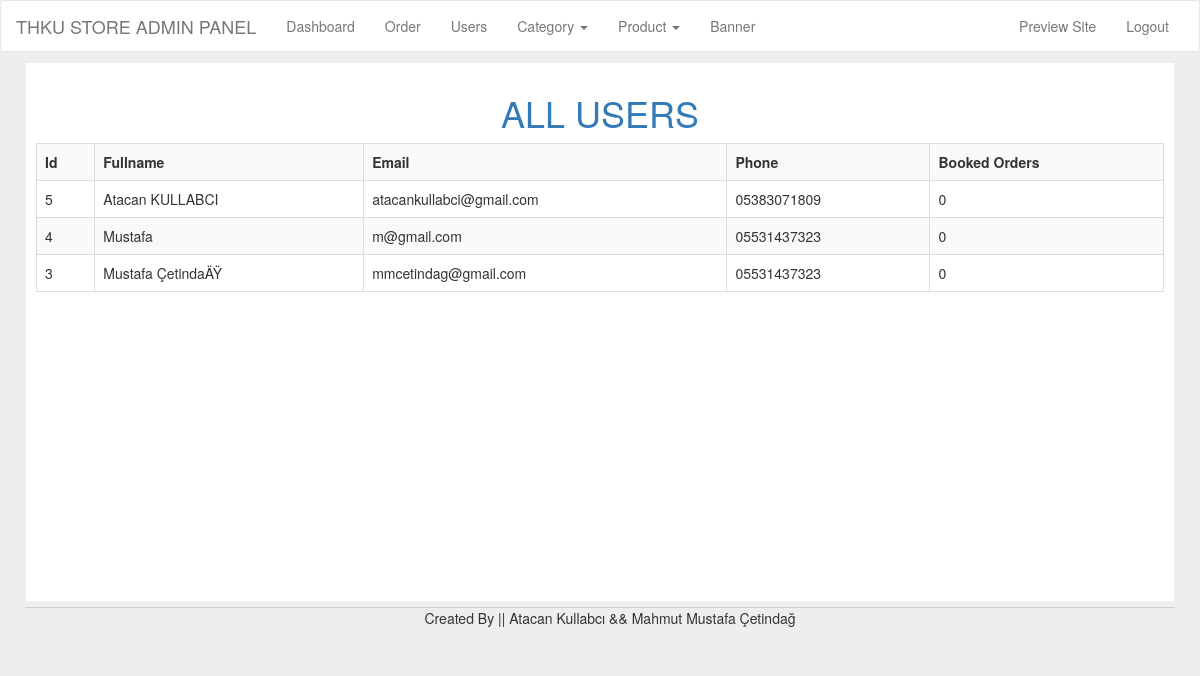
Page /admin/users.php (signed in) on the committed database.
### tables this page shows
CREATE TABLE `user` (
  `id` int(11) NOT NULL,
  `fullname` text NOT NULL,
  `email` text NOT NULL,
  `phone` text NOT NULL,
  `password` text NOT NULL
);

### classes/Db.php (called while the page is built, shortened)
<?php
	class Db{
		public static $_mysqli = null;
		private $_host = "localhost",
				$_database = "shopping",
				$_username = "root",
				$_password = "";
		public function __construct(){
			return $this->Connnect();
		}
		public function Connnect(){
			self::$_mysqli = mysqli_connect($this->_host,$this->_username,$this->_password,$this->_database);
			if(!mysqli_connect_errno()){
				return self::$_mysqli;
			}else{
				echo "Connection Failed ". mysqli_connect_error();
			}
		}
		public function Query($q){
			$v =  mysqli_query(self::$_mysqli, $q);
			return $v;
		}
		public function FetchAll($howmuch, $table, $where, $order){
			if(isset($where)){
				$q =  $this->Query("SELECT {$howmuch} FROM {$table} WHERE {$where} ORDER BY {$order}");
			}else{
				$q = $this->Query("SELECT {$howmuch} FROM {$table} ORDER BY {$order}");
			}
			$fetchArray = array();
			$i = 0;
			while($fetch = mysqli_fetch_assoc($q)){
				$fetchArray[$i] = $fetch;
				$i++;
			}
			return $fetchArray;
		}
		public function GetNum($table,$where){
			if(is_null($where) == false){
				$q = $this->Query("SELECT * FROM `{$table}` WHERE {$where}");
				$num = mysqli_num_rows($q);
			}else{
				$q = $this->Query("SELECT * FROM `{$table}`");
				$num = mysqli_num_rows($q);
			}
			return $num;
		}
	}
?>

### admin/inc/init.php (called while the page is built, shortened)
<?php
	require_once("./../classes/Db.php");
	$db = new Db();
?>

### admin/users.php (the view, shortened to what this page needs)
<?php
	require_once("inc/header.php");
	require_once("inc/navbar.php");
?>
<div class="container padding-10">
	<div id="search-container">
		<h1 class="text-center text-bs-primary text-upper">All Users</h1>
		<table class="table table-bordered table-striped">
			<th>Id</th>
			<th>Fullname</th>
			<th>Email</th>
			<th>Phone</th>
			<th>Booked Orders</th>
			<tr>
		<?php
			$users = $db->FetchAll("id,fullname,email,phone","user",null,"`id` DESC");
			foreach ($users as $key => $user) {
				$user_id = $user['id'];
				$booked_orders = $db->GetNum("buy","user_id='$user_id'");
				echo "<td>{$user['id']}</td><td>{$user['fullname']}</td><td>{$user['email']}</td><td>{$user['phone']}</td><td>{$booked_orders}</td><tr>";
			}
		?>
		</table>
	</div>
	<?php require_once("../inc/footer-nav.php"); ?>
</div>
<?php require_once("inc/footer.php"); ?>

### admin/inc/header.php (shortened to what this page needs)
<?php
	require_once("init.php");
?>
<!DOCTYPE html>
<html lang="en">
<head>
  <link rel="stylesheet" href="./../css/bootstrap.min.css">
 <link rel="stylesheet" href="https://maxcdn.bootstrapcdn.com/font-awesome/4.4.0/css/font-awesome.min.css">
 <link rel="stylesheet" type="text/css" href="../css/style.css">
  <link rel="stylesheet" type="text/css" href="../css/cart.css">
</head>
<body>

### admin/inc/navbar.php (shortened to what this page needs)
<nav class="navbar navbar-default">
    <div class="container-fluid">
        <div class="navbar-header">
            <a class="navbar-brand" href="index.php">THKU STORE ADMIN PANEL</a>
        </div>
        <div>
            <div class="collapse navbar-collapse" id="myNavbar">
                <ul class="nav navbar-nav">
					  <li><a href="index.php">Dashboard</a></li>
                    <li><a href="order.php?status=1">Order</a></li>
                    <li><a href="users.php">Users</a></li>
                    <li class="dropdown"><a class="dropdown-toggle" data-toggle="dropdown" href="category.php">Category <span class="caret"></span></a>
                    </li>
                    <li class="dropdown"><a class="dropdown-toggle" data-toggle="dropdown" href="product.php">Product <span class="caret"></span></a>
                    </li>
                    <li><a href="banner.php">Banner</a></li>
                </ul>
                <ul class="nav navbar-nav navbar-right">
                   <li><a href="/shopping/index.php">Preview Site</a></li>
                    <li><a href="logout.php">Logout</a></li>
                </ul>
            </div>
        </div>
</nav>

### inc/footer-nav.php
<footer class="footer">
    <div class="container">
        <p class="text-center">Created By || Atacan Kullabcı && Mahmut Mustafa Çetindağ</a></p>
    </div>
</footer>

### admin/inc/footer.php (shortened to what this page needs)
</body>
</html>

### css/style.css (style rules this page uses)
.text-center { text-align: center; }
.text-upper { text-transform: uppercase; }
.text-bs-primary { color: #337ab7; }
.padding-10 { padding: 10px; }

### css/cart.css (style rules this page uses)
.navbar { margin-bottom: 0px; }
.navbar-default { background: white; }
.footer { border-top: 1px solid #ccc; }
body { background: #eee; }
#search-container { height: auto; width: 100%; background: white; padding: 10px; border:1px solid #eee; min-height: 540px; margin-bottom: 5px; }

### rows in the picture
user: id "5", fullname "Atacan KULLABCI", email "atacankullabci@gmail.com", phone "05383071809", booked_orders "0"
user: id "4", fullname "Mustafa", email "m@gmail.com", phone "05531437323", booked_orders "0"
user: id "3", fullname "Mustafa ÇetindaÄŸ", email "mmcetindag@gmail.com", phone "05531437323", booked_orders "0"
